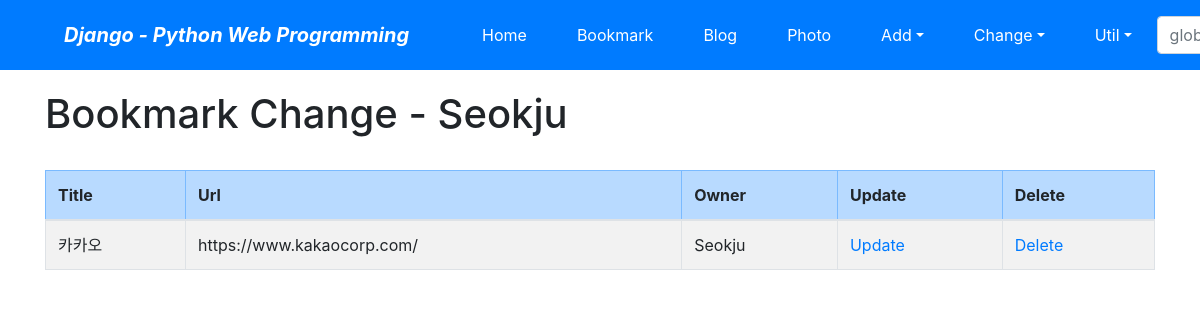
The app's page /bookmark/change/ (signed in) with its own data.
### bookmark/models.py (models this page shows, shortened)
class Bookmark(models.Model):
    title = models.CharField('TITLE', max_length=100, blank=True)
    url = models.URLField('URL', unique=True)
    owner = models.ForeignKey(User, on_delete=models.CASCADE, blank=True, null=True)

### bookmark/views.py (the view)
# urls.py: path('change/', views.BookmarkChangeLV.as_view(), name='change'),
class BookmarkChangeLV(LoginRequiredMixin, ListView):
    template_name = 'bookmark/bookmark_change_list.html'
    def get_queryset(self):
        return Bookmark.objects.filter(owner=self.request.user)

### bookmark/templates/bookmark/bookmark_change_list.html (shortened to what this page needs)
{% extends "base.html" %}
{% block content %}
    <h1>Bookmark Change - {{user}}</h1>
    <br>
    <table class="table table-bordered table-condensed table-striped">
        <thead>
            <tr class="table-primary">
                <th>Title</th>
                <th>Url</th>
                <th>Owner</th>
                <th>Update</th>
                <th>Delete</th>
            </tr>
        </thead>
        <tbody>
            {% for item in object_list %}
            <tr>
                <td>{{ item.title }}</td>
                <td>{{ item.url }}</td>
                <td>{{ item.owner }}</td>
                <td><a href="{% url 'bookmark:update' item.id %}">Update</a></td>
                <td><a href="{% url 'bookmark:delete' item.id %}">Delete</a></td>
            </tr>
            {% endfor %}
        </tbody>
    </table>
{% endblock %}

### records on screen
Bookmark: title "카카오", url "https://www.kakaocorp.com/", owner "Seokju"

### other values on screen
{{ user }} "Seokju"
